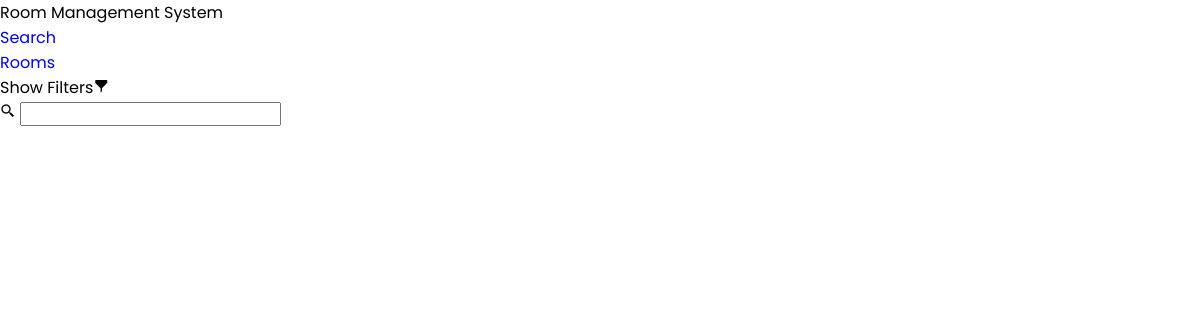
The app's page /rooms/roomDashboard.php, older data.
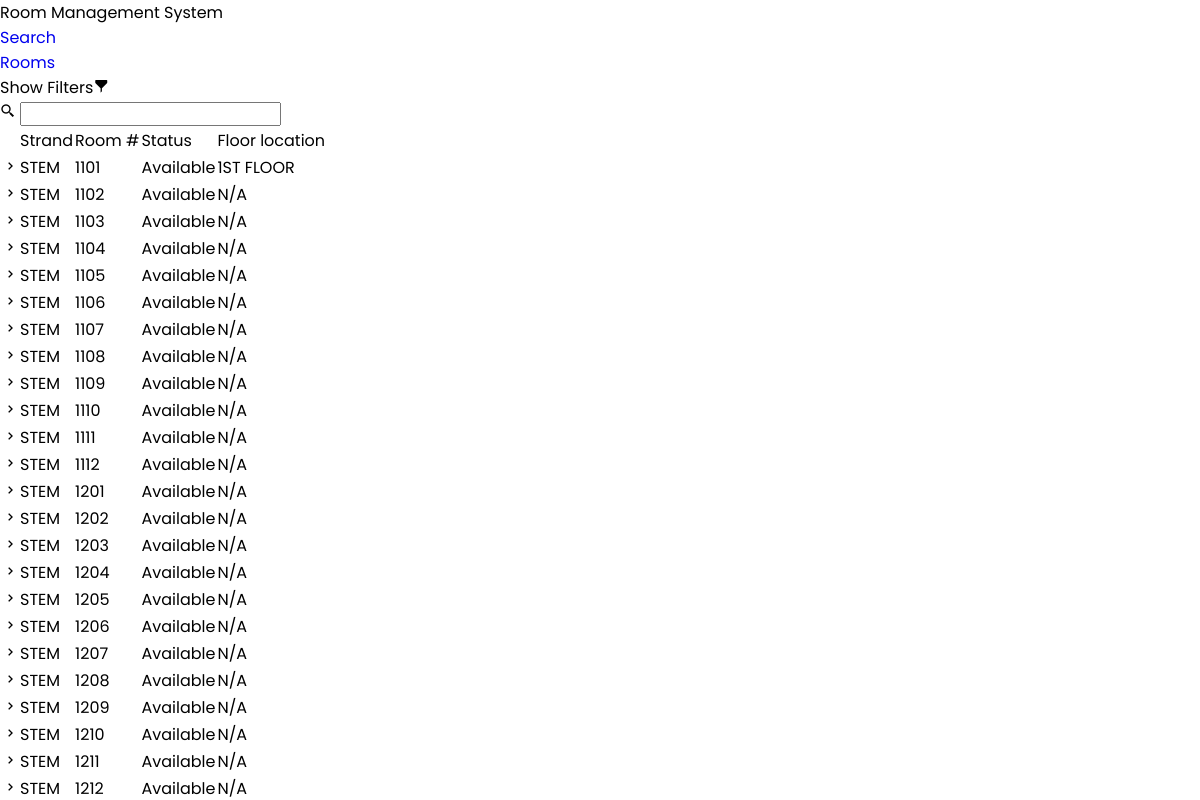
The same page, newer data.
### tables this page shows
CREATE TABLE `strands` (
  `strand_code` varchar(11) NOT NULL,
  `strand_name` varchar(20) NOT NULL
);

CREATE TABLE `stem` (
  `room_ID` int(11) NOT NULL,
  `strand_code_ID` varchar(20) NOT NULL,
  `room_floor_ID` int(11) NOT NULL,
  `room_status_ID` int(11) NOT NULL,
  `room_number` int(11) NOT NULL
);

CREATE TABLE `room_status` (
  `status_ID` int(11) NOT NULL,
  `status` varchar(20) NOT NULL
);

CREATE TABLE `room_floors` (
  `floor_ID` int(11) NOT NULL,
  `floor_number` varchar(20) NOT NULL
);

### PHPfunctions/STEMtable.php (the view, shortened to what this page needs)
<?php
include("../connections/connection.php");
    $sql =
    "SELECT
    stem.room_number,
    stem.room_floor_ID,
    stem.room_status_ID,
    strands.strand_name,
    room_floors.floor_number,
    room_status.status
    FROM stem
    INNER JOIN strands ON stem.strand_code_ID = strands.strand_code
    INNER JOIN room_status ON stem.room_status_ID = room_status.status_ID
    INNER JOIN room_floors ON stem.room_floor_ID = room_floors.floor_ID";
    $searchResult =$errormsg= $tableResult="";
    $result = $connections->query($sql);
    if ($result) {
        if ($result->num_rows > 0) {
			$searchResult .='
				<div class="Table-container">
					<table id="table">
				        <tr id="firstTr">
							<td id=firstCell></td>
                            <td>Strand</td>
							<td>Room #</td>
							<td>Status</td>
							<td>Floor location</td>
				        </tr>';
            while ($row = $result->fetch_assoc()) {
				$searchResult .='
						<tr>
							<td><div class="div-bx-chevron-right"><i class="bx bx-chevron-right"></div></i></td>
							<td>'.$row["strand_name"].'</td>
                            <td>'.$row["room_number"].'</td>
                            <td>'.$row["status"].'</td>
                            <td>'.$row["floor_number"].'</td>
						</tr>';
				echo '</div>';
            }
            $tableResult = $searchResult;
        } else {
			$errormsg .='
				<div class="error-msg">
					No results found.
				</div>';
			}
    } else {
        echo 'Error: ' . $connections->error;
     }
?>

### rooms/roomDashboard.php (shortened to what this page needs)
<!DOCTYPE html>
<html lang="en">
<head>
    <link rel="stylesheet" type="text/css" href="StyleRoom.css">
	<link href='https://unpkg.com/boxicons@2.1.4/css/boxicons.min.css' rel='stylesheet'>
</head>
<body>
    <div class="container">
        <div class="header">Room Management System</div>
            <nav>
                <ul>
                    <li><a href="../index.php">Search</a></li>
                    <li><a href="#">Rooms</a></li>
                </ul>
            </nav>
            <div class="filter">
              <div class="filter_logo">Show Filters<i class='bx bxs-filter-alt' ></i></div>
              <div class="search-box">
                <i class='bx bx-search-alt-2' ></i>
                <input class="search-inputbox" type="text"></input>
              </div>
	       </div>
            <?php
            include("../connections/connection.php");
            require_once "../PHPfunctions/STEMtable.php";
            echo $tableResult;
            ?>
    </div>
</body>
</html>

### rooms/styleRoom.css (style rules this page uses)
* { padding: 0; margin: 0; box-sizing: border-box; text-decoration: none; list-style: none; font-family: 'Poppins', sans-serif; }
.container { max-width: 1900px; width: 100%; height: auto; margin: 0 auto; }

Row changes from the older to the newer data that the page shows:
added strands: strand_name "STEM STEM STEM STEM STEM STEM STEM STEM STEM STEM STEM STEM STEM STEM STEM STEM STEM STEM STEM STEM STEM STEM STEM STEM"
added stem: room_number "1101"
added room_status: status "Available Available Available Available Available Available Available Available Available Available Available Available Available Available Available Available Available Available Available Available Available Available Available Available"
added room_floors: floor_number "1ST FLOOR"
added stem: room_number "1102"
added room_floors: floor_number "N/A N/A N/A N/A N/A N/A N/A N/A N/A N/A N/A N/A N/A N/A N/A N/A N/A N/A N/A N/A N/A N/A N/A"
added stem: room_number "1103"
added stem: room_number "1104"
added stem: room_number "1105"
added stem: room_number "1106"
added stem: room_number "1107"
added stem: room_number "1108"
added stem: room_number "1109"
added stem: room_number "1110"
added stem: room_number "1111"
added stem: room_number "1112"
added stem: room_number "1201"
added stem: room_number "1202"
added stem: room_number "1203"
added stem: room_number "1204"
added stem: room_number "1205"
added stem: room_number "1206"
added stem: room_number "1207"
added stem: room_number "1208"
added stem: room_number "1209"
added stem: room_number "1210"
added stem: room_number "1211"
added stem: room_number "1212"
Text that changed along with them:
text now shown: "Strand Room # Status Floor location"
